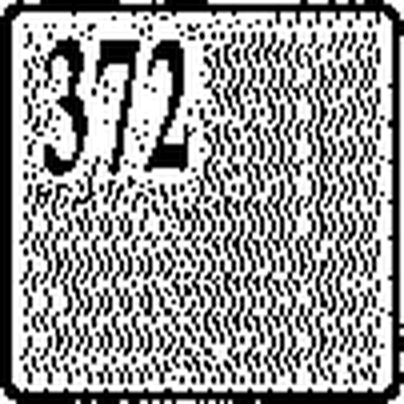
#> input picture ocr_test_debug/test_adaptive1_15_raw_box_6_1758745821466.png, 404 x 404 px, given as the content of the folder captchas2, which was not available
$ python test_captcha.py
#> lines starting #> are read from the running program, lines starting #| are printed output that depends on the picture; after the words box and inside, x2 and y2 are one past the last pixel; in counts of white or black regions, pixels touching at a corner belong together; pictures that were not available may be replaced by others from this repository, and a replacement may not be noted
import os
import glob
import re
import time
import pytesseract
import cv2
import numpy as np
from PIL import Image, ImageEnhance, ImageFilter
from sklearn.cluster import KMeans
import logging
from concurrent.futures import ThreadPoolExecutor, ProcessPoolExecutor
import multiprocessing
from functools import partial

class FastCaptchaOCRTester:
    def __init__(self, tesseract_cmd: str = None, save_debug: bool = True, debug_dir: str = "ocr_test_debug", max_workers: int = None):
        """
        Initialize standalone OCR tester with parallelism support
        """
        if tesseract_cmd:
            pytesseract.pytesseract.tesseract_cmd = tesseract_cmd

        self.save_debug = save_debug
        self.debug_dir = debug_dir
        self.max_workers = max_workers or min(8, multiprocessing.cpu_count())

        if save_debug and not os.path.exists(debug_dir):
            os.makedirs(debug_dir)

        # Setup logging
        logging.basicConfig(level=logging.INFO)
        self.logger = logging.getLogger(__name__)

        # Use only the most effective methods for speed
        self.fast_methods = ['clahe', 'adaptive1', 'color_seg', 'otsu_blur']

    def get_image_files(self, folder_path: str) -> list:
        """
        Get unique image files from folder (fixes duplicate issue)
        """
        image_extensions = ['.png', '.jpg', '.jpeg', '.bmp', '.tiff']
        image_files = set()  # Use set to avoid duplicates

        # Get all files in directory
        for file in os.listdir(folder_path):
            file_lower = file.lower()
            if any(file_lower.endswith(ext) for ext in image_extensions):
                image_files.add(os.path.join(folder_path, file))

        return sorted(list(image_files))  # Convert to sorted list

    def fast_preprocess_image(self, image_path: str) -> list:
        """
        Apply only the most effective preprocessing techniques for speed
        """
        img = cv2.imread(image_path)
#> img is the input picture: shape (404, 404, 3); min 0, max 255, mean 151.8
        if img is None:
            return []

        gray = cv2.cvtColor(img, cv2.COLOR_BGR2GRAY)
        processed_images = []

        # Method 1: CLAHE (usually most effective)
        clahe = cv2.createCLAHE(clipLimit=3.0, tileGridSize=(8,8))
        enhanced = clahe.apply(gray)
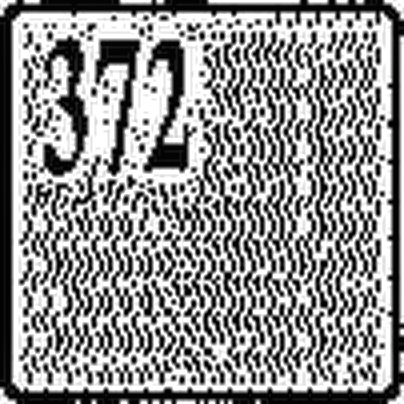
#> enhanced: shape (404, 404); min 3, max 255, mean 144.5
        processed_images.append(("clahe", enhanced))

        # Method 2: Adaptive threshold (fast and effective)
        adaptive_thresh1 = cv2.adaptiveThreshold(
            enhanced, 255, cv2.ADAPTIVE_THRESH_GAUSSIAN_C, cv2.THRESH_BINARY, 11, 2
        )
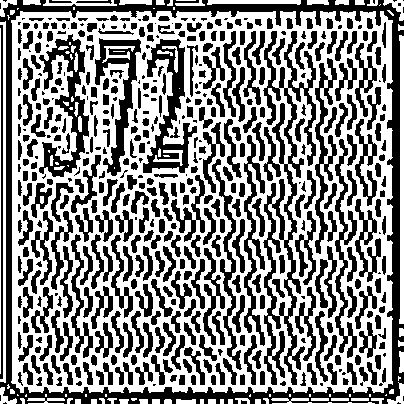
#> adaptive_thresh1: shape (404, 404); 54.2% white; 482 black regions (96 under 20 px), largest, box (x1, y1, x2, y2) and area: (0, 0, 404, 404) 12858, (263, 31, 316, 385) 5548, (39, 34, 89, 177) 2431
        processed_images.append(("adaptive1", adaptive_thresh1))

        # Method 3: Color segmentation for green backgrounds
        hsv = cv2.cvtColor(img, cv2.COLOR_BGR2HSV)
#> hsv: shape (404, 404, 3); mean H, S, V 0, 0, 151.8
        lower_green = np.array([35, 40, 40])
        upper_green = np.array([85, 255, 255])
        green_mask = cv2.inRange(hsv, lower_green, upper_green)
#> green_mask: shape (404, 404); every value is 0
        text_mask = cv2.bitwise_not(green_mask)
#> text_mask: shape (404, 404); every value is 255
        color_seg = cv2.bitwise_and(gray, gray, mask=text_mask)
        processed_images.append(("color_seg", color_seg))

        # Method 4: Otsu with blur (reliable)
        blurred = cv2.GaussianBlur(enhanced, (5, 5), 0)
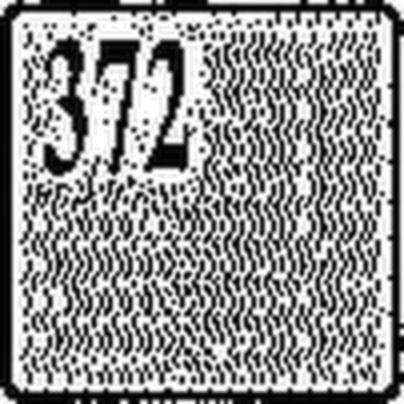
#> blurred: shape (404, 404); min 3, max 255, mean 144.5
        _, otsu = cv2.threshold(blurred, 0, 255, cv2.THRESH_BINARY + cv2.THRESH_OTSU)
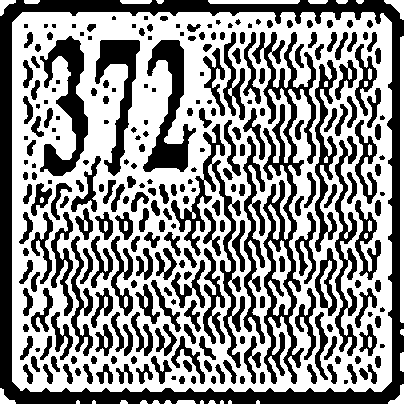
#> otsu: shape (404, 404); 56.2% white; 259 black regions (48 under 20 px), largest, box (x1, y1, x2, y2) and area: (0, 0, 404, 404) 17257, (252, 32, 316, 384) 6376, (171, 124, 245, 368) 2951
        processed_images.append(("otsu_blur", otsu))

        return processed_images

    def fast_enhance_with_pil(self, cv_image):
        """
        Faster PIL enhancements with reduced processing
        """
        pil_img = Image.fromarray(cv_image)

        # Reduce enhancement levels for speed
        enhancer = ImageEnhance.Contrast(pil_img)
        pil_img = enhancer.enhance(2.0)

        enhancer = ImageEnhance.Sharpness(pil_img)
        pil_img = enhancer.enhance(1.5)

        # Smaller scaling for speed (2x instead of 4x)
        width, height = pil_img.size
        pil_img = pil_img.resize((width * 2, height * 2), Image.LANCZOS)

        return pil_img

    def fast_ocr_configs(self, image):
        """
        Use only the most effective OCR configurations with early stopping
        """
        configs = [
            "--psm 10 -c tessedit_char_whitelist=0123456789",
            "--psm 8 -c tessedit_char_whitelist=0123456789",
            "--psm 7 -c tessedit_char_whitelist=0123456789",
        ]

        best_result = ""
        best_confidence = 0

        for config in configs:
            try:
                text = pytesseract.image_to_string(image, config=config).strip()
                clean_text = ''.join(filter(str.isdigit, text))

                if clean_text and len(clean_text) <= 4:
                    # Get confidence
                    data = pytesseract.image_to_data(image, config=config, output_type=pytesseract.Output.DICT)
                    valid_confidences = [int(conf) for conf in data['conf'] if int(conf) > 20]

                    if valid_confidences:
                        avg_confidence = sum(valid_confidences) / len(valid_confidences)

                        if avg_confidence > best_confidence:
                            best_result = clean_text
                            best_confidence = avg_confidence

                        # Early stopping for high confidence
                        if avg_confidence > 85:
                            break

            except Exception:
                continue

        return best_result, best_confidence

    def process_single_image(self, args):
        """
        Process a single image (for parallel processing)
        """
        image_path, image_index, target_number = args

        if not os.path.exists(image_path):
            return None

        try:
            processed_versions = self.fast_preprocess_image(image_path)
#> processed_versions = 4 items
        except Exception as e:
            print(f"❌ Failed to preprocess {os.path.basename(image_path)}: {e}")
            return None

        best_result = ""
        best_confidence = 0
        best_method = ""
        all_results = []

        for method_name, processed_img in processed_versions:
            try:
                enhanced_img = self.fast_enhance_with_pil(processed_img)

                # Save debug image if needed
                if self.save_debug:
                    debug_path = os.path.join(self.debug_dir, f"test_{method_name}_{image_index}_{os.path.basename(image_path)}")
                    enhanced_img.save(debug_path)

                text, confidence = self.fast_ocr_configs(enhanced_img)

                if text and confidence > 20:
                    all_results.append((text, confidence, method_name))

                if confidence > best_confidence and text:
                    best_result = text
                    best_confidence = confidence
                    best_method = method_name

                # Early stopping for target match with high confidence
                if target_number and text and target_number in text and confidence > 75:
                    break

            except Exception as e:
                continue
#> this loop made 1 pass
#> (method_name, width in fast_enhance_with_pil, height in fast_enhance_with_pil) on pass 1: ('clahe', 404, 404)
#> pass 1, in fast_enhance_with_pil, `pil_img = enhancer.enhance(2.0)`:
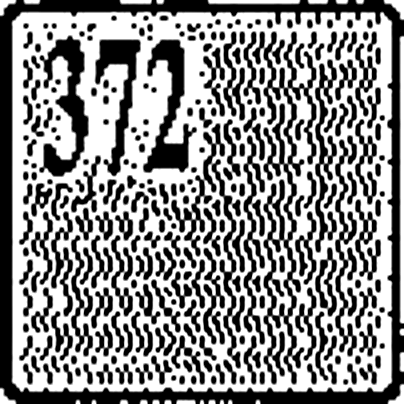
#> pil_img: PIL image 404x404 L; min 0, max 255, mean 141
#> pass 1, in fast_enhance_with_pil, `pil_img = pil_img.resize((width * 2, height * 2), Image.LANCZOS)`:
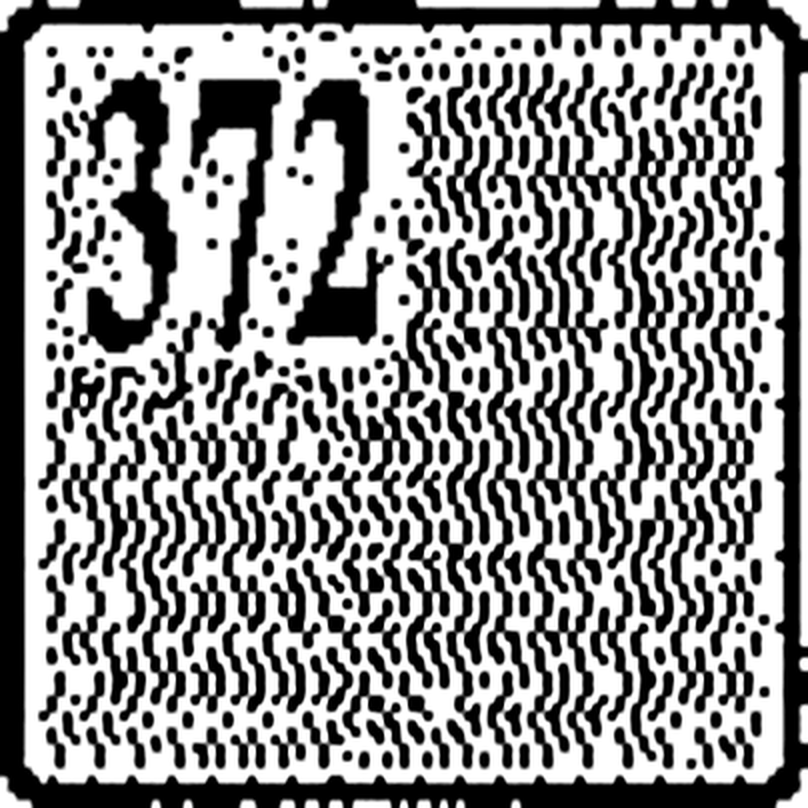
#> pil_img: PIL image 808x808 L; min 0, max 255, mean 140.7
#> after the loop, all_results = []; best_confidence = 0; best_method = ''; best_result = ''

        # Simple voting for multiple results
        if len(all_results) > 1:
            text_votes = {}
            for text, conf, method in all_results:
                if text in text_votes:
                    text_votes[text]['count'] += 1
                    text_votes[text]['total_conf'] += conf
                else:
                    text_votes[text] = {'count': 1, 'total_conf': conf}

            # Find most voted result
            for text, vote_data in text_votes.items():
                if vote_data['count'] > 1:
                    avg_conf = vote_data['total_conf'] / vote_data['count']
                    boosted_conf = avg_conf * (1 + vote_data['count'] * 0.2)

                    if boosted_conf > best_confidence:
                        best_result = text
                        best_confidence = boosted_conf
                        best_method = f"voting_{vote_data['count']}_methods"

        # Check if matches target
        matches_target = False
        if target_number and best_result:
            matches_target = target_number in best_result

        return {
            'image_path': image_path,
            'image_name': os.path.basename(image_path),
            'best_result': best_result,
            'best_confidence': best_confidence,
            'best_method': best_method,
            'all_results': all_results,
            'matches_target': matches_target
        }

    def test_ocr_on_folder(self, folder_path: str, target_number: str = None):
        """
        Test OCR on all images in a folder with parallel processing
        """
        # Get unique image files (fixes duplicate issue)
        image_files = self.get_image_files(folder_path)

        if not image_files:
            print(f"❌ No image files found in {folder_path}")
            return []

        print(f"🔍 Found {len(image_files)} unique images to test")
        print(f"🚀 Using {self.max_workers} parallel workers")
        print("=" * 80)

        # Prepare arguments for parallel processing
        args_list = [(image_path, i, target_number) for i, image_path in enumerate(image_files)]

        start_time = time.time()
        results = []

        # Use ThreadPoolExecutor for I/O bound OCR operations
        with ThreadPoolExecutor(max_workers=self.max_workers) as executor:
            # Submit all tasks
            future_to_args = {executor.submit(self.process_single_image, args): args for args in args_list}

            # Collect results as they complete
            for i, future in enumerate(future_to_args):
                try:
                    result = future.result(timeout=60)  # 60 second timeout per image
                    if result:
                        results.append(result)

                        # Print progress
                        status = "✅ MATCH" if result['matches_target'] else "❌ NO MATCH"
                        print(f"📸 {i+1}/{len(image_files)} - {result['image_name']}: '{result['best_result']}' ({result['best_confidence']:.1f}) {status if target_number else ''}")

                except Exception as e:
                    args = future_to_args[future]
                    print(f"❌ Error processing {os.path.basename(args[0])}: {e}")

        end_time = time.time()
        print(f"\n⏱️ Total processing time: {end_time - start_time:.2f} seconds")
        print(f"⚡ Average time per image: {(end_time - start_time) / len(image_files):.2f} seconds")

        # Summary
        self.print_summary(results, target_number)
        return results

    # [88 lines left out: functions print_summary, test_specific_images, not called in this run]


# Usage example:
if __name__ == "__main__":
    # Create fast tester with parallel processing
    tester = FastCaptchaOCRTester(
        tesseract_cmd=r"C:\Users\amaad.ali\AppData\Local\Programs\Tesseract-OCR\tesseract.exe",
        save_debug=True,
        debug_dir="ocr_test_debug",
        max_workers=4  # Adjust based on your CPU cores
    )

    # Test all images in a folder
    folder_path = "captchas2"
    target_number = "539"

#> (the run stopped early here; a loop or call above may not have finished)

$ run again, on ocr_test_debug/test_clahe_12_raw_box_6_1758745382445.png
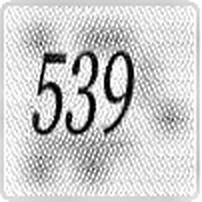
#> input picture ocr_test_debug/test_clahe_12_raw_box_6_1758745382445.png, 202 x 202 px, given as the content of the folder captchas2, which was not available
#> in fast_preprocess_image, img is the input picture: shape (202, 202, 3); min 0, max 255, mean 203.3
#> in fast_preprocess_image, `adaptive_thresh1 = cv2.adaptiveThreshold( enhanced, 255, cv2.ADAPTIVE_..`:
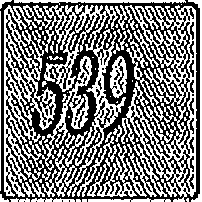
#> adaptive_thresh1: shape (202, 202); 48.4% white in thin lines or dots
#> hsv: shape (202, 202, 3); mean H, S, V 0, 0, 203.3
#> green_mask: shape (202, 202); every value is 0
#> text_mask: shape (202, 202); every value is 255
#> otsu: shape (202, 202); 67.5% white; 235 black regions (225 under 20 px), largest, box (x1, y1, x2, y2) and area: (21, 17, 189, 191) 9809, (0, 0, 194, 189) 1602, (104, 194, 179, 202) 376
#> processed_versions = 4 items
#> the loop in process_single_image, `for method_name, processed_img in processed_versions:` made 1 pass
#> (method_name, width in fast_enhance_with_pil, height in fast_enhance_with_pil) on pass 1: ('clahe', 202, 202)
#> pass 1, in fast_enhance_with_pil, `pil_img = pil_img.resize((width * 2, height * 2), Image.LANCZOS)`:
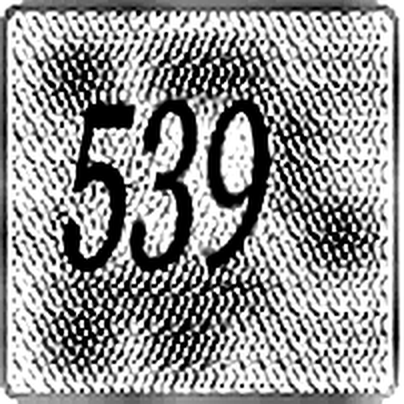
#> pil_img: PIL image 404x404 L; min 0, max 255, mean 148.9
#> after the loop in process_single_image, `for method_name, processed_img in processed_versions:`: all_results = []; best_confidence = 0; best_method = ''

$ run again, on ocr_test_debug/test_color_seg_11_raw_box_2_1758745819422.png
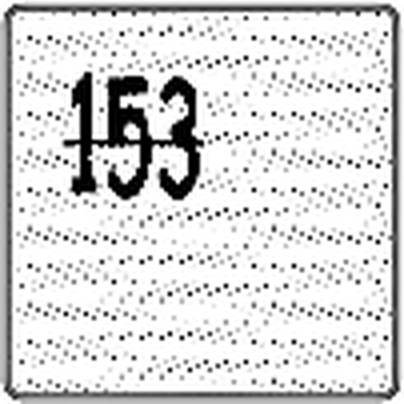
#> input picture ocr_test_debug/test_color_seg_11_raw_box_2_1758745819422.png, 404 x 404 px, given as the content of the folder captchas2, which was not available
#> in fast_preprocess_image, img is the input picture: shape (404, 404, 3); min 0, max 255, mean 215.1
#> in fast_preprocess_image, `adaptive_thresh1 = cv2.adaptiveThreshold( enhanced, 255, cv2.ADAPTIVE_..`:
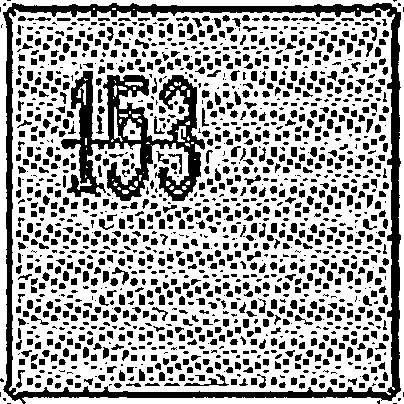
#> adaptive_thresh1: shape (404, 404); 64.5% white; 1453 black regions (613 under 20 px), largest, box (x1, y1, x2, y2) and area: (3, 3, 401, 404) 10680, (61, 71, 205, 201) 7373, (184, 374, 229, 386) 157
#> hsv: shape (404, 404, 3); mean H, S, V 0, 0, 215.1
#> green_mask: shape (404, 404); every value is 0
#> text_mask: shape (404, 404); every value is 255
#> otsu: shape (404, 404); 75% white; 623 black regions (233 under 20 px), largest, box (x1, y1, x2, y2) and area: (0, 3, 401, 404) 17281, (62, 71, 205, 201) 9132, (271, 224, 277, 233) 47
#> processed_versions = 4 items
#> the loop in process_single_image, `for method_name, processed_img in processed_versions:` made 1 pass
#> (method_name, width in fast_enhance_with_pil, height in fast_enhance_with_pil) on pass 1: ('clahe', 404, 404)
#> pass 1, in fast_enhance_with_pil, `pil_img = pil_img.resize((width * 2, height * 2), Image.LANCZOS)`:
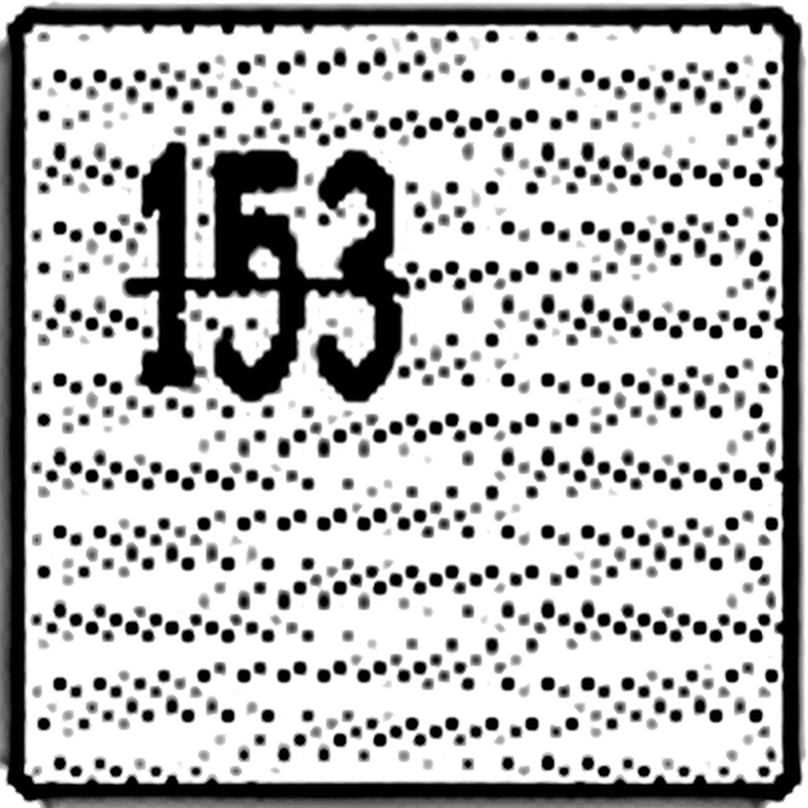
#> pil_img: PIL image 808x808 L; min 0, max 255, mean 186
#> after the loop in process_single_image, `for method_name, processed_img in processed_versions:`: all_results = []; best_confidence = 0; best_method = ''

$ run again, on ocr_test_debug/test_color_seg_5_raw_box_5_1758745381766.png
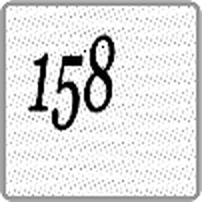
#> input picture ocr_test_debug/test_color_seg_5_raw_box_5_1758745381766.png, 202 x 202 px, given as the content of the folder captchas2, which was not available
#> in fast_preprocess_image, img is the input picture: shape (202, 202, 3); min 0, max 255, mean 220.3
#> in fast_preprocess_image, `adaptive_thresh1 = cv2.adaptiveThreshold( enhanced, 255, cv2.ADAPTIVE_..`:
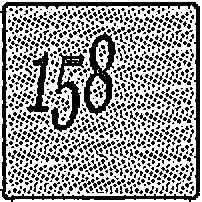
#> adaptive_thresh1: shape (202, 202); 60.1% white; 957 black regions (842 under 20 px), largest, box (x1, y1, x2, y2) and area: (0, 2, 200, 202) 3130, (84, 32, 116, 116) 1114, (51, 53, 85, 132) 921
#> hsv: shape (202, 202, 3); mean H, S, V 0, 0, 220.3
#> green_mask: shape (202, 202); every value is 0
#> text_mask: shape (202, 202); every value is 255
#> otsu: shape (202, 202); 81.6% white; 6 black regions (2 under 20 px), largest, box (x1, y1, x2, y2) and area: (0, 0, 202, 202) 4591, (83, 33, 116, 114) 1292, (51, 54, 84, 131) 1026, (28, 52, 49, 112) 585
#> processed_versions = 4 items
#> the loop in process_single_image, `for method_name, processed_img in processed_versions:` made 1 pass
#> (method_name, width in fast_enhance_with_pil, height in fast_enhance_with_pil) on pass 1: ('clahe', 202, 202)
#> pass 1, in fast_enhance_with_pil, `pil_img = pil_img.resize((width * 2, height * 2), Image.LANCZOS)`:
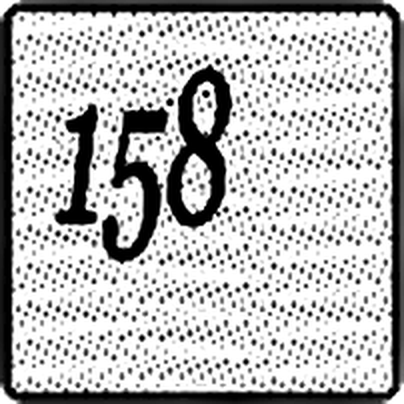
#> pil_img: PIL image 404x404 L; min 0, max 255, mean 184.2
#> after the loop in process_single_image, `for method_name, processed_img in processed_versions:`: all_results = []; best_confidence = 0; best_method = ''
